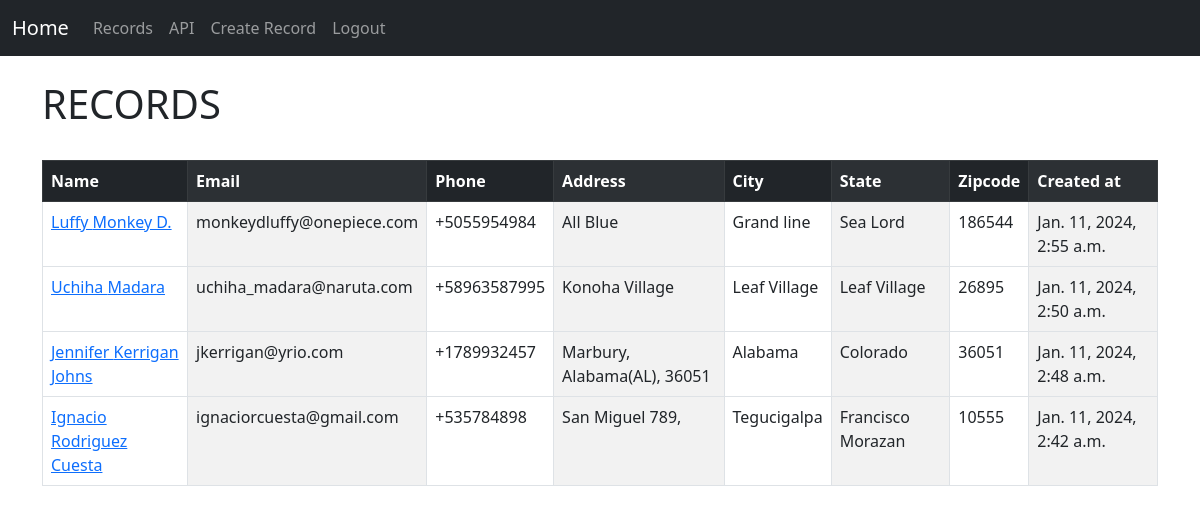
Page /records/ (signed in) on the earlier database version.
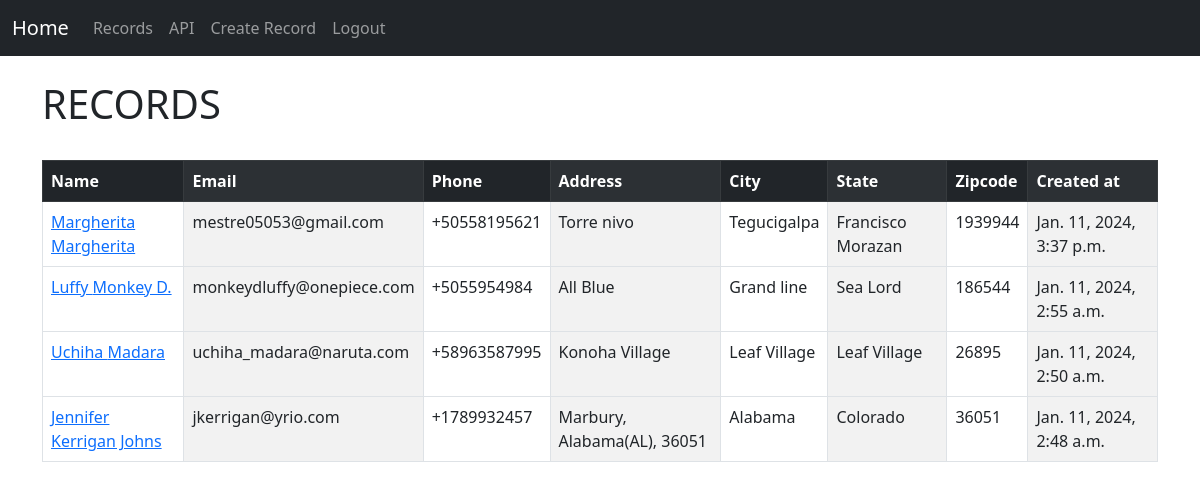
Same page on the later database version.
### crm/models.py (models this page shows, shortened)
class Record(models.Model):
	created_at = models.DateTimeField(auto_now_add=True)
	first_name = models.CharField(max_length=50)
	last_name =  models.CharField(max_length=50)
	email =  models.CharField(max_length=100)
	phone = models.CharField(max_length=15)
	address =  models.CharField(max_length=100)
	city =  models.CharField(max_length=50)
	state =  models.CharField(max_length=50)
	zipcode =  models.CharField(max_length=20)

### crm/views.py (the view)
# urls.py: path('records/', views.records, name='records'),
def records(request):
	if request.user.is_authenticated:
		records = Record.objects.all().order_by('-created_at')
		context = {'records':records}
		return render(request, 'records.html', context)
	else:
		messages.error(request, 'You Must Be Authenticated To Access Here!...')
		return redirect('saludo')

### crm/templates/records.html (shortened to what this page needs)
{% extends 'base.html' %}
{% block content %}
<div >
		{%  if user.is_authenticated  %}
		<h1>RECORDS</h1>
			<br>
				<table class="table table-striped-columns table-hover table-bordered">
				  <thead class="table-dark">
				    <tr>
				      <th scope="col">Name</th>
				      <th scope="col">Email</th>
				      <th scope="col">Phone</th>
				      <th scope="col">Address</th>
				      <th scope="col">City</th>
				      <th scope="col">State</th>
				      <th scope="col">Zipcode</th>
				      <th scope="col">Created at</th>
				    </tr>
				  </thead>
				  <tbody>
    				{% if records %}
    					{% for record in records %}
						<tr>
					      <td><a href="{% url 'record' record.id %}">{{record.first_name}}  {{record.last_name}} </a></td>
					      <td>{{record.email}}</td>
					      <td>{{record.phone}}</td>
					      <td>{{record.address}}</td>
					      <td>{{record.city}}</td>
					      <td>{{record.state}}</td>
					      <td>{{record.zipcode}}</td>
					      <td>{{record.created_at}}</td>
					    </tr>
					    {% endfor %}
					{% endif %}
				  </tbody>
				</table>
					<br>
		{% endif %}
	</div>
{% endblock %}

### crm/templates/base.html (shortened to what this page needs)
<!doctype html>
<html lang="en">
  <head>
    <link href="https://cdn.jsdelivr.net/npm/bootstrap@5.3.0-alpha3/dist/css/bootstrap.min.css" rel="stylesheet">
  </head>
  <body>
      {% include 'navbar.html' %}
      <div class="container">
        <br>
      {% block content %}
      {% endblock %}
      </div>
  </body>
</html>

### crm/templates/navbar.html (shortened to what this page needs)
<nav class="navbar navbar-expand-lg navbar-dark bg-dark">
  <div class="container-fluid">
    <a class="navbar-brand" href="{% url 'saludo' %}">Home</a>
    <div class="collapse navbar-collapse" id="navbarSupportedContent">
      <ul class="navbar-nav me-auto mb-2 mb-lg-0">
        {% if user.is_authenticated %}
        <li class="nav-item">
          <a class="nav-link" href="{% url 'records' %}">Records </a>
        </li>
          <li class="nav-item">
            <a class="nav-link" href="http://localhost:8000/api_datarecords/" target="_blank">API</a>
          </li>
          <li class="nav-item">
            <a class="nav-link" href="{% url 'create_record' %}">Create Record</a>
          </li>
          <li class="nav-item">
            <a class="nav-link" href="{% url 'logout' %}">Logout</a>
          </li>
        {% endif %}
      </ul>
    </div>
  </div>
</nav>

Differences in the rows shown:
removed Record: first_name "Ignacio", last_name "Rodriguez Cuesta", email "ignaciorcuesta@gmail.com", phone "+535784898", address "San Miguel 789,", city "Tegucigalpa", state "Francisco Morazan", zipcode "10555", created_at "Jan. 11, 2024, 2:42 a.m."
added Record: first_name "Margherita", last_name "Margherita", email "mestre05053@gmail.com", phone "+50558195621", address "Torre nivo", city "Tegucigalpa", state "Francisco Morazan", zipcode "1939944", created_at "Jan. 11, 2024, 3:37 p.m."
